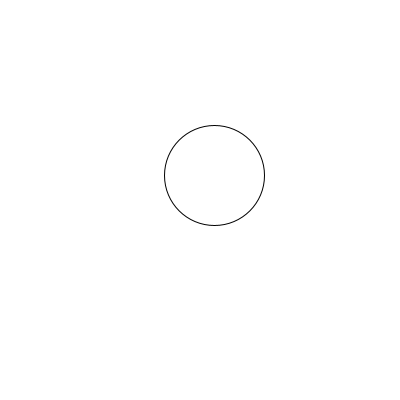
Frame 1 (no input)
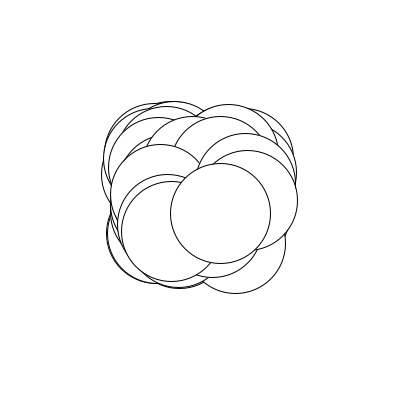
Frame 60 (the mouse pressed at the canvas centre just before this capture)
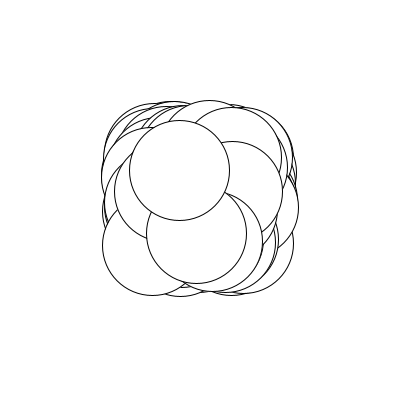
Frame 120 (the mouse held since frame 60 and released just before this capture)

The Processing sketch that drew these frames (run headless with seeded random() and noise(); from frame 60 on, the mouse is pressed at the canvas centre):

// Processing sketch: Sketch_00_Standard_Sketch_Structure
// ── Sketch_00_Standard_Sketch_Structure.pde
void setup() {
  size(400, 400);
  background(255);
}

void draw() {
  // Pick two random values (between -50 and 50) and assign them to xShift and yShift
  float xShift = random(-50, 50);
  float yShift = random(-50, 50);
  // Draw an ellipse in the center of the window, shifted be the two values we got above
  ellipse(width/2 + xShift, height/2 + yShift, 100, 100);
}
